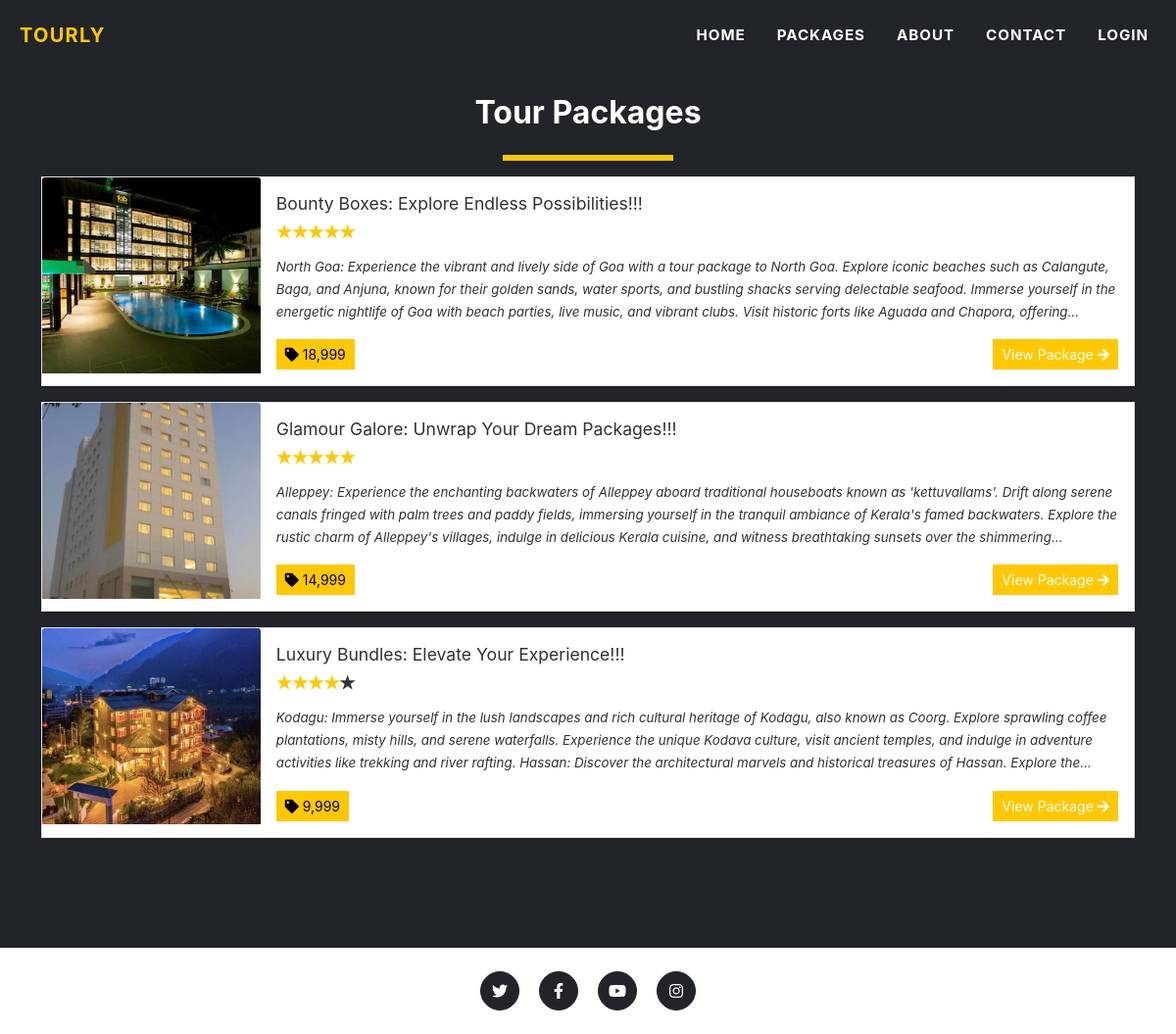
The page /?page=packages on the database its author committed.
### tables this page shows
CREATE TABLE `packages` (
  `id` int(30) NOT NULL,
  `title` text DEFAULT NULL,
  `tour_location` text DEFAULT NULL,
  `cost` double NOT NULL,
  `description` text DEFAULT NULL,
  `upload_path` text DEFAULT NULL,
  `status` tinyint(4) NOT NULL DEFAULT 1 COMMENT '1 =active ,2 = Inactive',
  `date_created` datetime NOT NULL DEFAULT current_timestamp()
);

### config.php (called while the page is built, shortened)
<?php
function validate_image($file){
	if(!empty($file)){
		if(is_file(base_app.$file)){
			return base_url.$file;
		}else{
			return base_url.'dist/img/no-image-available.png';
		}
	}else{
		return base_url.'dist/img/no-image-available.png';
	}
}
?>

### packages.php (the view)
<section class="page-section bg-dark" id="home">
	<div class="container">
		<h2 class="text-center">Tour Packages</h2>
	<div class="d-flex w-100 justify-content-center">
		<hr class="border-warning" style="border:3px solid" width="15%">
	</div>
	<div class="w-100">
		<?php
		$packages = $conn->query("SELECT * FROM `packages` order by rand() ");
			while($row = $packages->fetch_assoc() ):
				$cover='';
				if(is_dir(base_app.'uploads/package_'.$row['id'])){
					$img = scandir(base_app.'uploads/package_'.$row['id']);
					$k = array_search('.',$img);
					if($k !== false)
						unset($img[$k]);
					$k = array_search('..',$img);
					if($k !== false)
						unset($img[$k]);
					$cover = isset($img[2]) ? 'uploads/package_'.$row['id'].'/'.$img[2] : "";
				}
				$row['description'] = strip_tags(stripslashes(html_entity_decode($row['description'])));
				$review = $conn->query("SELECT * FROM `rate_review` where package_id='{$row['id']}'");
				$review_count =$review->num_rows;
				$rate = 0;
				while($r= $review->fetch_assoc()){
					$rate += $r['rate'];
				}
				if($rate > 0 && $review_count > 0)
				$rate = number_format($rate/$review_count,0,"");
		?>
			<div class="card d-flex w-100 rounded-0 mb-3 package-item">
				<img class="card-img-top" src="<?php echo validate_image($cover) ?>" alt="<?php echo $row['title'] ?>" height="200rem" style="object-fit:cover">
				<div class="card-body">
				<h5 class="card-title truncate-1"><?php echo $row['title'] ?></h5>
				<div class=" w-100 d-flex justify-content-start">
				<form action="">
					<div class="stars stars-small">
							<input disabled class="star star-5" id="star-5" type="radio" name="star" <?php echo $rate == 5 ? "checked" : '' ?>/> <label class="star star-5" for="star-5"></label>
							<input disabled class="star star-4" id="star-4" type="radio" name="star" <?php echo $rate == 4 ? "checked" : '' ?>/> <label class="star star-4" for="star-4"></label>
							<input disabled class="star star-3" id="star-3" type="radio" name="star" <?php echo $rate == 3 ? "checked" : '' ?>/> <label class="star star-3" for="star-3"></label>
							<input disabled class="star star-2" id="star-2" type="radio" name="star" <?php echo $rate == 2 ? "checked" : '' ?>/> <label class="star star-2" for="star-2"></label>
							<input disabled class="star star-1" id="star-1" type="radio" name="star" <?php echo $rate == 1 ? "checked" : '' ?>/> <label class="star star-1" for="star-1"></label>
					</div>
				</form>
				</div>
				<p class="card-text truncate"><?php echo $row['description'] ?></p>
				<div class="w-100 d-flex justify-content-between">
					<span style="color:#000;" class="rounded-0 btn btn-flat btn-sm btn-primary"><i style="color:#000;" class="fa fa-tag"></i> <?php echo number_format($row['cost'])?></span>
					<a href="./?page=view_package&id=<?php echo md5($row['id']) ?>" class="btn btn-sm btn-flat btn-warning">View Package <i class="fa fa-arrow-right"></i></a>
				</div>
				</div>
			</div>
		<?php endwhile; ?>
	</div>
	</div>
</section>

### index.php (shortened to what this page needs)
<!DOCTYPE html>
<html lang="en" class="" style="height: auto;">
<?php require_once('config.php'); ?>
<?php require_once('inc/header.php') ?>
  <body class="hold-transition layout-top-nav" >
     <?php $page = isset($_GET['page']) ? $_GET['page'] : 'portal';  ?>
     <?php require_once('inc/topBarNav.php') ?>
     <?php
        if(!file_exists($page.".php") && !is_dir($page)){
            include '404.html';
        }else{
          if(is_dir($page))
            include $page.'/index.php';
          else
            include $page.'.php';
        }
      ?>
      <?php require_once('inc/footer.php') ?>
  </body>
</html>

### inc/header.php (shortened to what this page needs)
<head>
    <link rel="stylesheet" href="<?php echo base_url ?>plugins/fontawesome-free/css/all.min.css">
    <link rel="stylesheet" href="<?php echo base_url ?>plugins/tempusdominus-bootstrap-4/css/tempusdominus-bootstrap-4.min.css">
  <link rel="stylesheet" href="<?php echo base_url ?>plugins/datatables-bs4/css/dataTables.bootstrap4.min.css">
  <link rel="stylesheet" href="<?php echo base_url ?>plugins/datatables-responsive/css/responsive.bootstrap4.min.css">
  <link rel="stylesheet" href="<?php echo base_url ?>plugins/datatables-buttons/css/buttons.bootstrap4.min.css">
  <link rel="stylesheet" href="<?php echo base_url ?>plugins/select2/css/select2.min.css">
  <link rel="stylesheet" href="<?php echo base_url ?>plugins/select2-bootstrap4-theme/select2-bootstrap4.min.css">
    <link rel="stylesheet" href="<?php echo base_url ?>plugins/icheck-bootstrap/icheck-bootstrap.min.css">
    <link rel="stylesheet" href="<?php echo base_url ?>plugins/jqvmap/jqvmap.min.css">
    <link rel="stylesheet" href="<?php echo base_url ?>dist/css/adminlte.css">
    <link rel="stylesheet" href="<?php echo base_url ?>dist/css/custom.css">
    <link rel="stylesheet" href="<?php echo base_url ?>assets/css/styles.css">
    <link rel="stylesheet" href="<?php echo base_url ?>plugins/overlayScrollbars/css/OverlayScrollbars.min.css">
    <link rel="stylesheet" href="<?php echo base_url ?>plugins/daterangepicker/daterangepicker.css">
    <link rel="stylesheet" href="<?php echo base_url ?>plugins/summernote/summernote-bs4.min.css">
  <link rel="stylesheet" href="<?php echo base_url ?>plugins/sweetalert2-theme-bootstrap-4/bootstrap-4.min.css">
  </head>

### inc/topBarNav.php (shortened to what this page needs)
<nav class="navbar navbar-expand-lg navbar-dark fixed-top navbar-shrink" id="mainNav">
           <div class="container-fluid">
               <a class="navbar-brand" href="../tourism/index.php"><span class="text-waring">Tourly</span></a>
               <div class="collapse navbar-collapse" id="navbarResponsive">
                   <ul class="navbar-nav text-uppercase ms-auto py-4 py-lg-0">
                       <li class="nav-item"><a class="nav-link" href="<?php echo $page !='home' ? './':''  ?>"><b>Home</b></a></li>
                       <li class="nav-item"><a class="nav-link" href="./?page=packages"><b>Packages</b></a></li>
                       <li class="nav-item"><a class="nav-link" href="<?php echo $page !='home' ? './':''  ?>#about"><b>About</b></a></li>
                       <li class="nav-item"><a class="nav-link" href="<?php echo $page !='home' ? './':''  ?>#contact"><b>Contact</b></a></li>
                       <?php if(isset($_SESSION['userdata'])): ?>
                         <li class="nav-item"><a class="nav-link" href="./?page=my_account"><b><i class="fa fa-user"></i> Hi, <?php  echo $_settings->userdata('firstname') ?>!</b></a></li>
                         <li class="nav-item"><a class="nav-link" href="logout.php"><b><i class="fa fa-sign-out-alt"></i></b></a></li>
                       <?php else: ?>
                         <li class="nav-item"><a class="nav-link" href="javascript:void(0)" id="login_btn"><b>Login</b></a></li>
                       <?php endif; ?>
                   </ul>
               </div>
           </div>
       </nav>

### inc/footer.php (shortened to what this page needs)
<footer class="footer py-4">
	<div class="container">
		<div class="row align-items-center">
			<div class="col-lg-4 my-3 my-lg-0">
				<a class="btn btn-dark btn-social mx-2" href="https://www.twitter.com/"><i class="fab fa-twitter"></i></a>
				<a class="btn btn-dark btn-social mx-2" href="https://www.facebook.com/"><i class="fab fa-facebook-f"></i></a>
				<a class="btn btn-dark btn-social mx-2" href="https://www.youtube.com/watch"><i class="fab fa-youtube"></i></a>
        <a class="btn btn-dark btn-social mx-2" href="https://www.instagram.com/"><i class="fab fa-instagram"></i></a>
			</div>
		</div>
	</div>
</footer>

### rows shown on the page
packages: shows a picture, title "Bounty Boxes: Explore Endless Possibilities!!!", description "North Goa: Experience the vibrant and lively side of Goa with a tour package to North Goa. Explore iconic beaches such as Calangute, Baga, and Anjuna, known for their golden sands, water sports, and bustling shacks serving delectable seafood. Immerse yourself in the energetic nightlife of Goa with beach parties, live music, and vibrant clubs. Visit historic forts like Aguada and Chapora,…", cost "18,999"
packages: shows a picture, title "Glamour Galore: Unwrap Your Dream Packages!!!", description "Alleppey: Experience the enchanting backwaters of Alleppey aboard traditional houseboats known as 'kettuvallams'. Drift along serene canals fringed with palm trees and paddy fields, immersing yourself in the tranquil ambiance of Kerala's famed backwaters. Explore the rustic charm of Alleppey's villages, indulge in delicious Kerala cuisine, and witness breathtaking sunsets over the…", cost "14,999"
packages: shows a picture, title "Luxury Bundles: Elevate Your Experience!!!", description "Kodagu: Immerse yourself in the lush landscapes and rich cultural heritage of Kodagu, also known as Coorg. Explore sprawling coffee plantations, misty hills, and serene waterfalls. Experience the unique Kodava culture, visit ancient temples, and indulge in adventure activities like trekking and river rafting. Hassan: Discover the architectural marvels and historical treasures of Hassan. Explore…", cost "9,999"
